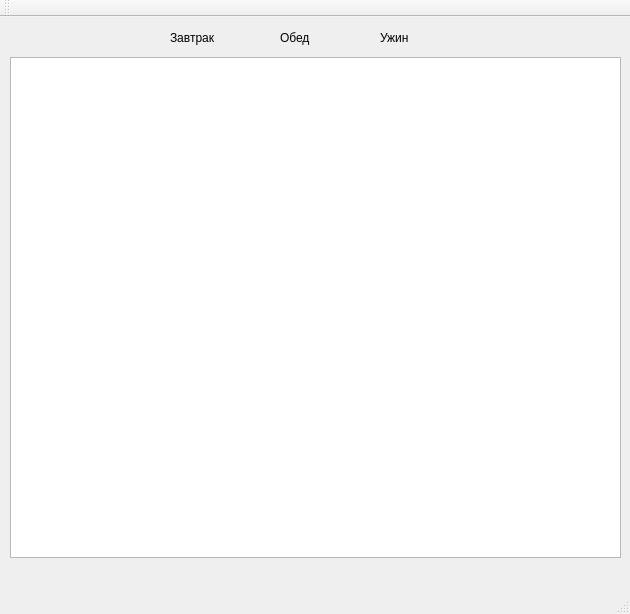
<?xml version="1.0" encoding="UTF-8"?>
<ui version="4.0">
 <class>MainWindow</class>
 <widget class="QMainWindow" name="MainWindow">
  <property name="geometry">
   <rect>
    <x>0</x>
    <y>0</y>
    <width>630</width>
    <height>614</height>
   </rect>
  </property>
  <property name="windowTitle">
   <string>MainWindow</string>
  </property>
  <widget class="QWidget" name="centralWidget">
   <widget class="QGraphicsView" name="graphicsView">
    <property name="geometry">
     <rect>
      <x>10</x>
      <y>40</y>
      <width>611</width>
      <height>501</height>
     </rect>
    </property>
   </widget>
   <widget class="QLabel" name="label">
    <property name="geometry">
     <rect>
      <x>170</x>
      <y>10</y>
      <width>61</width>
      <height>21</height>
     </rect>
    </property>
    <property name="text">
     <string>Завтрак</string>
    </property>
   </widget>
   <widget class="QLabel" name="label_2">
    <property name="geometry">
     <rect>
      <x>280</x>
      <y>10</y>
      <width>41</width>
      <height>21</height>
     </rect>
    </property>
    <property name="text">
     <string>Обед</string>
    </property>
   </widget>
   <widget class="QLabel" name="label_3">
    <property name="geometry">
     <rect>
      <x>380</x>
      <y>10</y>
      <width>41</width>
      <height>21</height>
     </rect>
    </property>
    <property name="text">
     <string>Ужин</string>
    </property>
   </widget>
  </widget>
  <widget class="QMenuBar" name="menuBar">
   <property name="geometry">
    <rect>
     <x>0</x>
     <y>0</y>
     <width>630</width>
     <height>26</height>
    </rect>
   </property>
  </widget>
  <widget class="QToolBar" name="mainToolBar">
   <attribute name="toolBarArea">
    <enum>TopToolBarArea</enum>
   </attribute>
   <attribute name="toolBarBreak">
    <bool>false</bool>
   </attribute>
  </widget>
  <widget class="QStatusBar" name="statusBar"/>
 </widget>
 <layoutdefault spacing="6" margin="11"/>
 <resources/>
 <connections/>
</ui>
